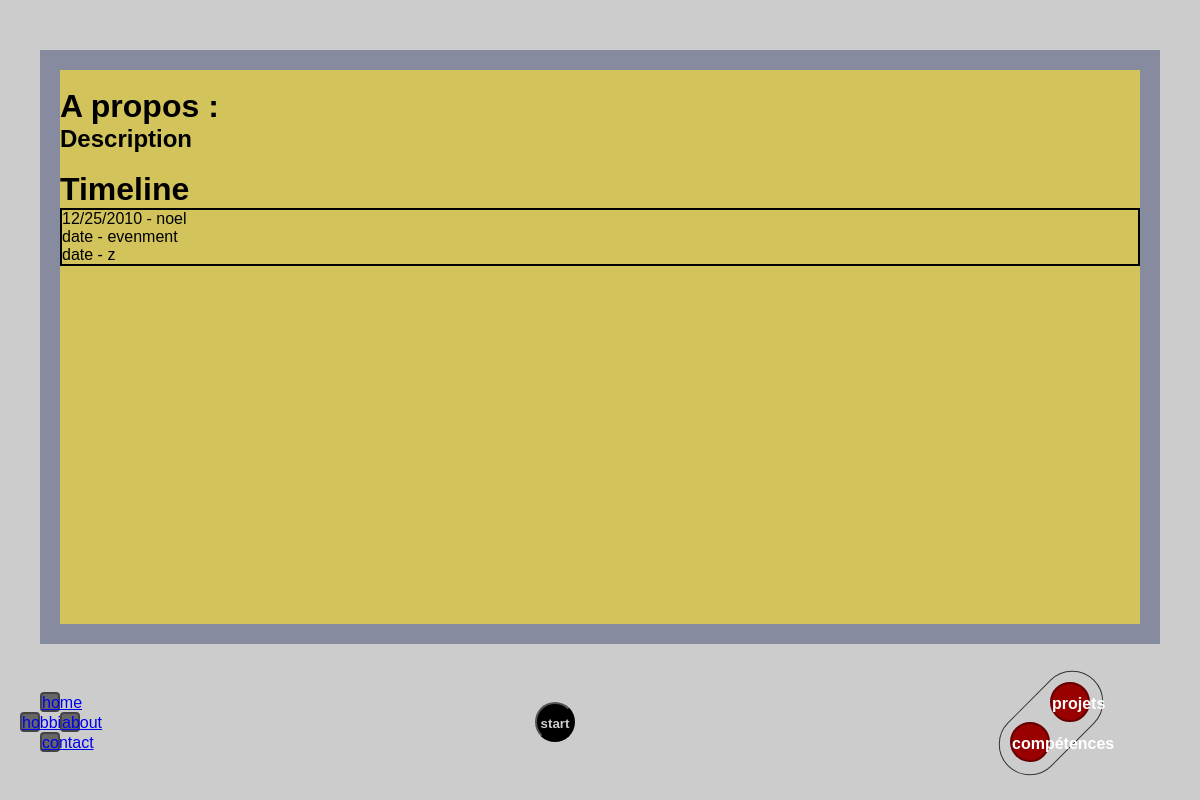
Page /about.php on the committed database.
### tables this page shows
CREATE TABLE timeline(
date text not null,
description text not null
, id_timeline integer primary key);

### core/View.php (called while the page is built, shortened)
<?php
final class View
{
  public static function render(string $template_name, array $data = []): string
  {
    $viewPath = __DIR__ . '/../www/partials/' . $template_name;
    return (string) ob_get_clean();
  }
}

### core/gestion_bdd.php (called while the page is built, shortened)
<?php
require "../model/gestionnaires.php";
class BDD {
    private static string $cheminDeLaBDD = '../data/database.db';
    static public function recupTimelinesDansBdd(){
        $connexionBaseDeDonnee = new SQLite3(BDD::$cheminDeLaBDD);
        $requete = "select * from timeline";
        $resultat = $connexionBaseDeDonnee->query($requete);
        $gestionnaire = new M\GestionnaireTimelines();
        while ($row = $resultat->fetchArray(SQLITE3_ASSOC)) {
            $uneTimeline = new M\Timeline($row['id_timeline'], $row['date'], $row['description']);
            $gestionnaire->ajouterTimeline($uneTimeline);
        }
        return $gestionnaire;
    }
}
?>

### model/gestionnaires.php (called while the page is built, shortened)
<?php
class Timeline
{
    public function __construct($id, $date, $description,)
    {
        $this->date = $date;
        $this->description = $description;
    }
}
class GestionnaireTimelines
{
    private $timelines = [];
    public function ajouterTimeline($timeline) {
        $this->timelines[] = $timeline;
    }
    public function recupererTimelines()
    {
        return $this->timelines;
    }
}
?>

### www/about.php (the view, shortened to what this page needs)
<?php
require("../core/gestion_bdd.php");
require("../core/View.php");
$mode = "User";
$message_erreur = "";
$gestionnaireTimeline = BDD::recupTimelinesDansBdd();
$barre_navigation = View::render("barre_bouton.php", ["mode" => $mode, "message_erreur" => $message_erreur]);
$barre_droite = View::render("barre_droite.php");
$barre_gauche = View::render("barre_gauche.php");
$barre_haut = View::render("barre_haut.php", ["mode" => $mode, "type" => "with_button"]);
?>
<!DOCTYPE html>
<html lang="fr">
<head>
  <link rel="stylesheet" href="style.css" />
</head>
<body>
  <?php echo $barre_haut; ?>
  <div class="layout">
    <?php echo $barre_gauche; ?>
    <main class="content">
      <div class="div-inside-content" style="height: auto; background-color: #d2c45b">
        <br>
        <h1>A propos :</h1>
        <div>
          <h2>Description</h2>
        </div>
        <br>
        <h1>Timeline</h1>
        <div class="boite_about_intro">
            <?php foreach ($gestionnaireTimeline->recupererTimelines() as $timeline): ?>
                <div class="timeline-item">
                    <?= htmlspecialchars($timeline->date) ?> - <?= htmlspecialchars($timeline->description) ?>
                    <br>
                </div>
            <?php endforeach; ?>
        </div>
      </div>
    </main>
    <?php echo $barre_droite; ?>
  </div>
  <?php echo $barre_navigation; ?>
</body>
</html>

### www/style.css (style rules this page uses)
* { box-sizing: border-box; margin: 0; padding: 0; }
body { font-family: Arial, sans-serif; background-color: #eaeaea; }
.layout { display: flex; }
.content { flex-grow: 1; padding: 20px; background-color: #868B9F; }
.boite_skill, .boite_about_intro { border: black solid 2px; }

### rows in the picture
timeline: date "12/25/2010", description "noel"
timeline: date "date", description "evenment"
timeline: date "date", description "z"
